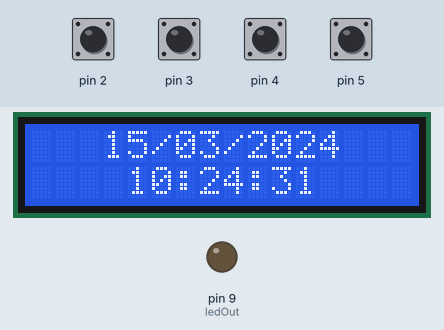
Bench run of a sketch on a simulated Arduino Uno, built with avr-gcc and run on an emulated ATmega328P. On the bench: 16×2 character LCD, output pins drawn as LEDs (lit = HIGH). The inputs (shaded band) are chosen by the test bench; at power-on: pin 2–5 HIGH. The local clock reads 2024-03-15 10:24:30 at power-on unless the sketch sets it.

Above: at 1.2 s.
1.3 s: pin 4 pulled LOW for 0.15 s
At 2.2 s:
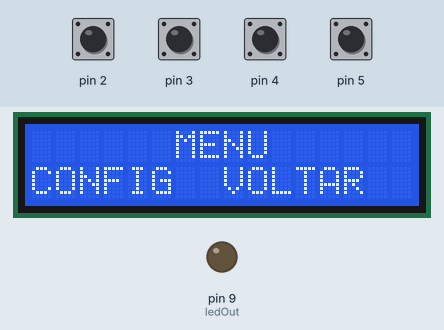
2.9 s: pin 3 pulled LOW for 0.15 s
At 3.9 s:
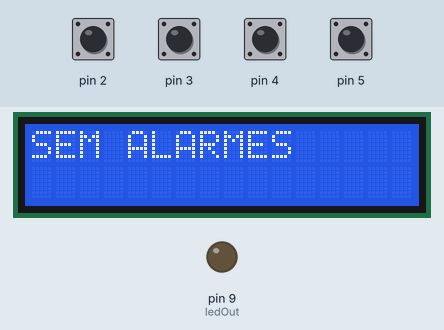
4.5 s: pin 2 pulled LOW for 0.15 s
At 5.3 s:
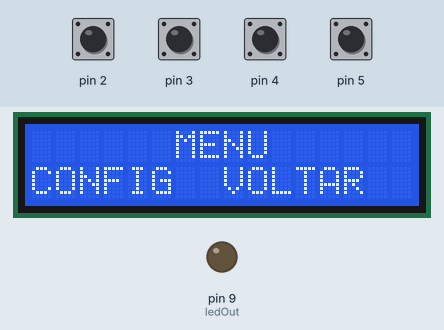
6.1 s: pin 4 pulled LOW for 1 s
At 7.5 s:
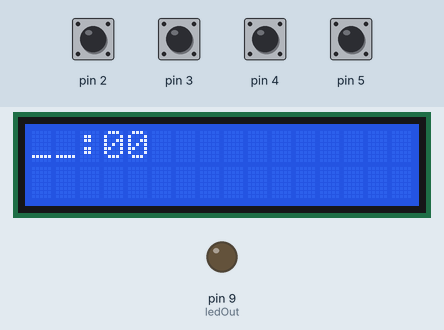
7.7 s: pin 2 pulled LOW for 1 s
At 8.92 s:
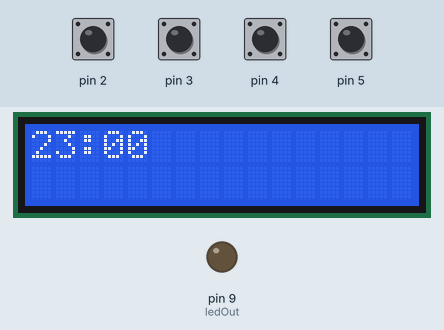
9.3 s: pin 5 pulled LOW for 1 s
At 11.4 s:
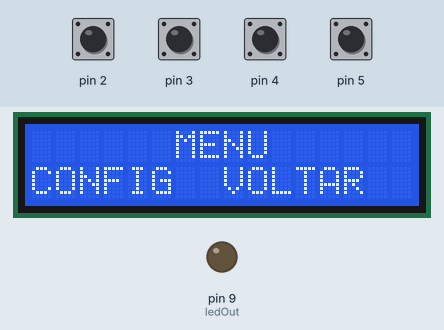
Timing chart, 0 to 12.8 s (numbered marks = the images above; inputs shaded):
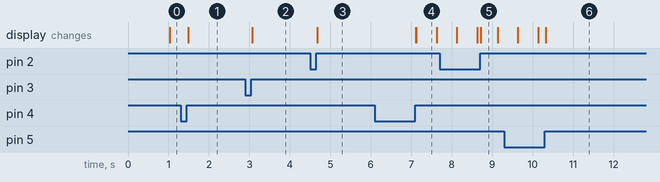

The sketch:

despertador_arduino.ino
```cpp
#include <LiquidCrystal_I2C.h>
#include <Wire.h>
#include <EEPROM.h>
#include "RTClib.h"


#define downButton                        2
#define upButton                          3
#define confirmButton                     4
#define cancelButton                      5
#define ledOut                            9

#define hasAlarmAddress                   0
#define hourAlarmAddress                  1
#define minuteAlarmAddress                2

int menuOption            = 1,
    subMenuOption         = 0,
    minutes               = 0,
    hours                 = 0,
    configTime            = 1,
    ledOutValue           = 0;

unsigned int timer        = 0;
unsigned int alarmCount   = 0;

bool downFlag           = false,
     upFlag             = false,
     confirmFlag        = false,
     cancelFlag         = false,
     playingAlarmClock  = false,
     hasAlarm           = false,
     isWakingUp         = false;


RTC_DS1307 rtc;
LiquidCrystal_I2C lcd(0x3F, 16,2);

void configRtcDateAndAlarmsNumbers() {
  rtc.adjust(DateTime(2022, 1, 23, 22, 0, 0));
  EEPROM.write(hasAlarmAddress, 0);
}


void setup() {
    rtc.begin();
    Serial.begin(9600);
    if (!rtc.begin()) {
      Serial.println("Inicializando RTC!");
      while (1);
    }
//    configRtcDateAndAlarmsNumbers();
    Wire.begin();
    lcd.init();
    lcd.backlight();
    int hasAlarmValue = EEPROM.read(hasAlarmAddress);
    hasAlarm = hasAlarmValue == 1;
    for(int x = 2; x <= 5; x ++){
      pinMode(x, INPUT_PULLUP);
    }
    pinMode(ledOut, OUTPUT);
}

void loop() {
  DateTime now = rtc.now();
  checkAlarmClocks(now);
  listenButtonClicks();

  if(isWakingUp) {
    showWakeUpMessage();
    changeBrightnessLed();
  }else {
    switch(menuOption) {
      case 1:
        showDateAndHour(now);
        break;
      case 2:
        showMenu2();
        break;
      case 3:
        showMenu3();
        break;
    }
  }

}


String formatTime(char valueChar) {
   String stringConcat = "0";
   int value = (int)valueChar;
   stringConcat += value;
   return value < 10 ? stringConcat : String(value);
}

int convertAsciiToInt(char asciiValue) {
  return (int)asciiValue;
}

void showDateAndHour(DateTime now) {
  lcd.setCursor(3, 0);
  lcd.print(formatTime(now.day()));
  lcd.print('/');
  lcd.print(formatTime(now.month()));
  lcd.print('/');
  lcd.print(now.year());

  lcd.setCursor(4, 1);
  lcd.print(formatTime(now.hour()));
  lcd.print(':');
  lcd.print(formatTime(now.minute()));
  lcd.print(':');
  lcd.print(formatTime(now.second()));
}

bool pressedButton(int port, bool *flag) {
  if(!digitalRead(port) && !*flag) {
     *flag = true;
  }
  if(digitalRead(port) && *flag) {
    *flag = false;
    return true;
  }
  return false;
}

void showMenu2() {
  if(subMenuOption == 0) {
    lcd.setCursor(6,0);
    lcd.print("MENU");
    lcd.setCursor(0,1);
    lcd.print("CONFIG");
    lcd.setCursor(8,1);
    lcd.print("VOLTAR");
    if(pressedButton(confirmButton, &confirmFlag)) {
      lcd.clear();
      subMenuOption = 1;
    }
  } else {
    configAlarm();
  }
}

String convertIntToString(int value) {
  return String(value);
}

String formatIntInHourString(int hourConfig, int minuteConfig) {
  String hourFormated   = hourConfig <= 9
    ? "0" + convertIntToString(hourConfig)
    : convertIntToString(hourConfig);
  String minuteFormated = minuteConfig <= 9
    ? "0" + convertIntToString(minuteConfig)
    :  convertIntToString(minuteConfig);
  String result = hourFormated + ":" + minuteFormated;
  return result;
}

void showMenu3() {
  if(hasAlarm) {
    int alarmHour   = EEPROM.read(hourAlarmAddress);
    int alarmMinute = EEPROM.read(minuteAlarmAddress);
    lcd.setCursor(0,0);
    lcd.print("ALARME CONFIGURADO:");
    lcd.setCursor(0,1);
    lcd.print(formatIntInHourString(alarmHour, alarmMinute));
  }else {
    lcd.setCursor(0,0);
    lcd.print("SEM ALARMES");
  }
}

void configAlarm() {
  blinkCursor();
  if(pressedButton(confirmButton, &confirmFlag)) {
    lcd.clear();
    configTime ++;
    if(configTime > 3) configTime = 3;
  }
  if(pressedButton(upButton, &upFlag) && subMenuOption >= 1) {
    lcd.clear();
    if(configTime == 1) incrementHour();
    else incrementMinute();
  }

  if(pressedButton(downButton, &downFlag) && subMenuOption >= 1) {
    lcd.clear();
    if(configTime == 1) decrementHour();
    else decrementMinute();
  }

  if(pressedButton(cancelButton, &cancelFlag)) {
    lcd.clear();
    subMenuOption = 0;
    hours = 0;
    minutes = 0;
  }

  if(configTime == 3) {
    lcd.setCursor(0,0);
    lcd.print("Alarme configurado");
    delay(1000);
    lcd.clear();
    EEPROM.write(hasAlarmAddress, 1);
    EEPROM.write(hourAlarmAddress, hours);
    EEPROM.write(minuteAlarmAddress, minutes);

    hours = 0;
    minutes = 0;
    configTime = 1;
    subMenuOption = 0;
    hasAlarm = true;
  }

}

void blinkCursor() {
  switch(configTime) {
    case 1:
      if((millis() - timer) >= 500) {
        showHourAndMinutes();
     }
     if((millis() - timer) < 500){
        lcd.setCursor(0,0);
        lcd.print("__");
        lcd.print(":");
        lcd.print(formatTime(char(minutes)));
     }
     if((millis() - timer) >= 1000) {
        timer = millis();
     }
     break;
    case 2:
      if((millis() - timer) >= 500) {
        showHourAndMinutes();
      }
      if((millis() - timer) < 500){
          lcd.setCursor(0,0);
          lcd.print(formatTime(char(hours)));
          lcd.print(":");
          lcd.print("__");
      }
      if((millis() - timer) >= 1000) {
          timer = millis();
      }
      break;
  }
}

void showHourAndMinutes() {
  lcd.setCursor(0,0);
  lcd.print(formatTime(char(hours)));
  lcd.print(":");
  lcd.print(formatTime(char(minutes)));
}

void incrementHour() {
    hours ++;
    if(hours > 23) hours = 0;
}

void incrementMinute() {
    minutes ++;
    if(minutes > 59) {
      minutes = 0;
      incrementHour();
    }
}

void decrementHour() {
    hours --;
    if(hours < 0) hours = 23;
}

void decrementMinute() {
    minutes --;
    if(minutes < 0) {
      minutes = 59;
    }
}

void checkAlarmClocks(DateTime now) {
  int currentHour   = convertAsciiToInt(now.hour());
  int currentMinute = convertAsciiToInt(now.minute());

  if(hasAlarm) {
    int alarmHour   = EEPROM.read(hourAlarmAddress);
    int alarmMinute = EEPROM.read(minuteAlarmAddress);

    if(currentHour == alarmHour && currentMinute == alarmMinute && !isWakingUp) {
      lcd.clear();
      isWakingUp = true;
    }
  }
}

void changeBrightnessLed() {
  if((millis() - alarmCount) >= 236 && ledOutValue < 255) {
    ledOutValue += 1;
    alarmCount = millis();
    Serial.println(ledOutValue, DEC);
  }
  analogWrite(ledOut, ledOutValue);
}

void stopAwakening() {
  isWakingUp = false;
  digitalWrite(ledOut, LOW);
  ledOutValue = 0;
}

void showWakeUpMessage() {
  lcd.setCursor(0,0);
  lcd.print("Acorde !!!");
  lcd.setCursor(5,1);
  lcd.print("DESATIVAR");
}

void listenButtonClicks() {
  if(pressedButton(confirmButton, &confirmFlag)) {
    menuOption = 2;
    lcd.clear();
  }

  if(pressedButton(cancelButton, &cancelFlag) && subMenuOption == 0) {
    lcd.clear();
    menuOption --;
    if(menuOption < 1) menuOption = 1;
  }

  if(pressedButton(upButton, &upFlag) && subMenuOption == 0 && menuOption > 1) {
    lcd.clear();
    menuOption ++;
    if(menuOption > 3) menuOption = 3;
  }

  if(pressedButton(downButton, &downFlag) && subMenuOption == 0) {
    lcd.clear();
    menuOption --;
    if(menuOption < 1) menuOption = 1;
  }

  if(pressedButton(cancelButton, &cancelFlag) && isWakingUp) {
    lcd.clear();
    stopAwakening();
  }

}
```

Measured:
- after the input at 1.3 s, the display: changes after 0.19 s (image 1)
- after the input at 2.9 s, the display: changes after 0.17 s (image 2)
- after the input at 4.5 s, the display: changes after 0.17 s (image 3)
- after the input at 6.1 s, the display: first changes after 1.0 s (image 4 shows a later state)
- after the input at 7.7 s, the display: first differs from a run without the input after 1.0 s (image 5)
- after the input at 9.3 s, the display: first differs from a run without the input after 1.0 s (image 6)
- what the display in image 4 shows lasts 0.5 s, from 7.1 s to 7.6 s
